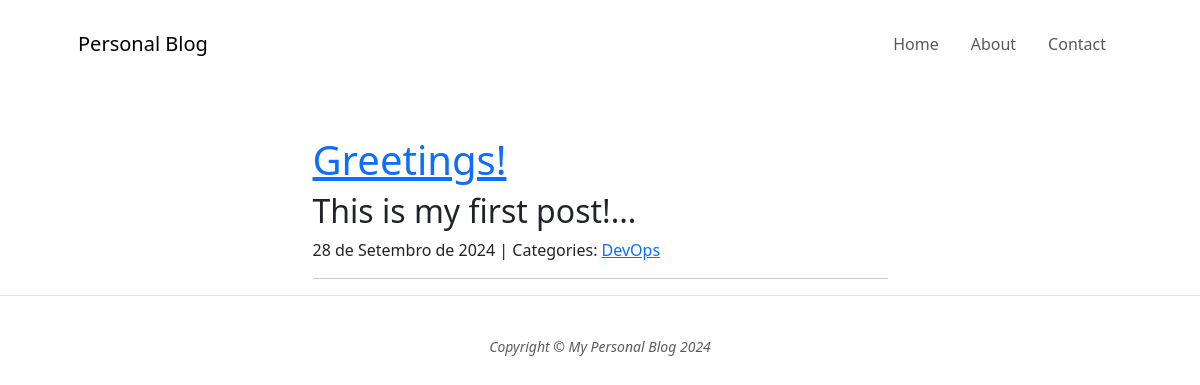
Before: / with the older database file.
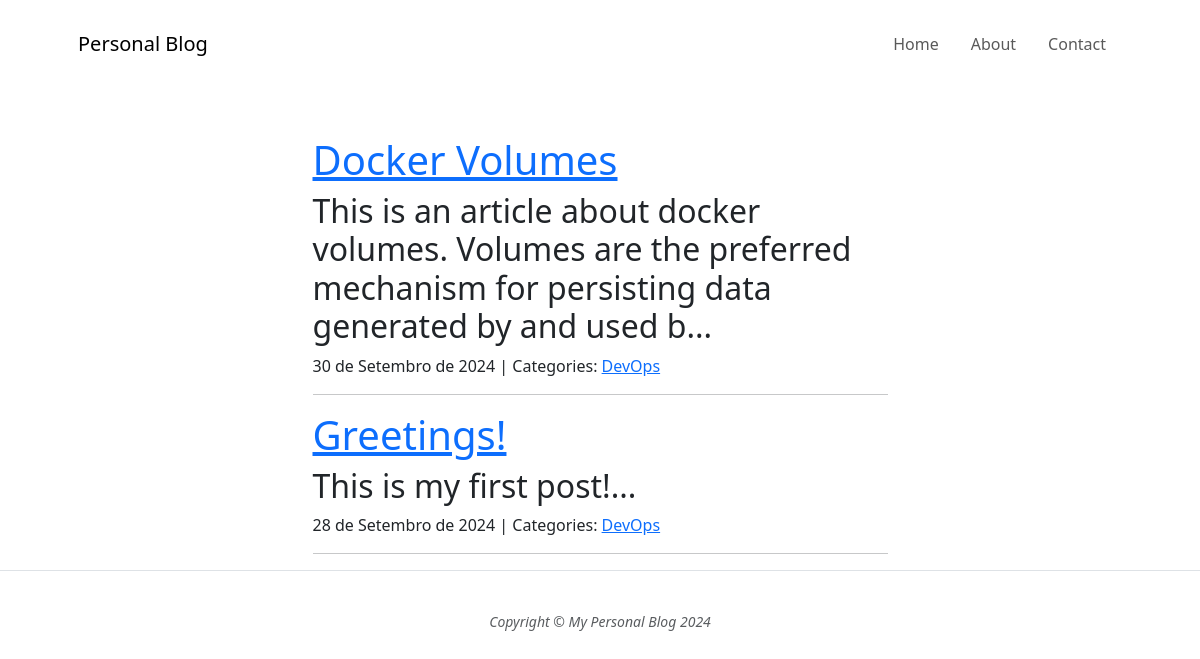
After: the same page with the newer database file.
### core/models.py (models this page shows, shortened)
class Post(models.Model):
    title = models.CharField(max_length=100, blank=False)
    body = models.TextField(blank=False,)
    created_on = models.DateTimeField(auto_now_add=True)
    last_modified = models.DateTimeField(auto_now=True)
    categories = models.ManyToManyField("Category", related_name="posts")

class Category(models.Model):
    name = models.CharField(max_length=30, blank=False)
    class Meta:
        verbose_name_plural = 'Categories'

### core/views.py (the view)
# urls.py: path('', HomeView.as_view(), name='home'),
class HomeView(View):
    def get(self, request):
        posts = Post.objects.all().order_by('-created_on')
        context = {
            'posts': posts,
        }
        return render(request,'home.html', context)

### core/templates/home.html (shortened to what this page needs)
{% extends 'base.html' %}
{% block page_content %}
    {% block posts %}
    <div class="container position-relative px-4 px-lg-5 mt-5">
        <div class="row gx-4 gx-lg-5 justify-content-center">
            <div class="col-md-10 col-lg-8 col-xl-7">
        {% for post in posts %}
            <div>
                <h1 class="post-heading"><a href="{% url 'blog_detail' post.pk %}">{{ post.title }}</a></h1>
                <span class="meta">
                    <h2 class="post-subheading">{{ post.body | slice:":120" }}...</h2>
                    {{ post.created_on.date }} | Categories:
                    {% for category in post.categories.all %}
                        <a href="{% url 'blog_category' category.name %}">
                            {{ category.name }}
                        </a>
                    {% endfor %}
                </span>
                <hr>
            </div>
        {% endfor %}
    {% endblock posts %}
            </div>
        </div>
    </div>
{% endblock page_content %}

### core/templates/base.html (shortened to what this page needs)
{% load static %}
<!DOCTYPE html>
<html lang="en">
<head>
    {% load bootstrap5 %}
    {% bootstrap_css %}
</head>
<body>
       <nav class="navbar navbar-expand-lg navbar-light" id="mainNav">
        <div class="container px-4 px-lg-5">
            <a class="navbar-brand" href="{% url 'home' %}">Personal Blog</a>
            <div class="collapse navbar-collapse" id="navbarResponsive">
                <ul class="navbar-nav ms-auto py-4 py-lg-0">
                    <li class="nav-item"><a class="nav-link px-lg-3 py-3 py-lg-4" href="#">Home</a></li>
                    <li class="nav-item"><a class="nav-link px-lg-3 py-3 py-lg-4" href="#">About</a></li>
                    <li class="nav-item"><a class="nav-link px-lg-3 py-3 py-lg-4" href="#">Contact</a></li>
                </ul>
            </div>
        </div>
    </nav>
    <div class="container">
        {% block page_content %}
        {% endblock %}
    </div>
    <footer class="border-top">
        <div class="container px-4 px-lg-5">
            <div class="row gx-4 gx-lg-5 justify-content-center">
                <div class="col-md-10 col-lg-8 col-xl-7">
                    <ul class="list-inline text-center">
                    </ul>
                    <div class="small text-center text-muted fst-italic">Copyright &copy; My Personal Blog 2024</div>
                </div>
            </div>
        </div>
    </footer>
</body>
</html>

Changed rows visible on the page:
added Post: title "Docker Volumes", body "This is an article about docker volumes. Volumes are the preferred mechanism for persisting data generated by and used b", created_on "30 de Setembro de 2024", Category (name "DevOps")
